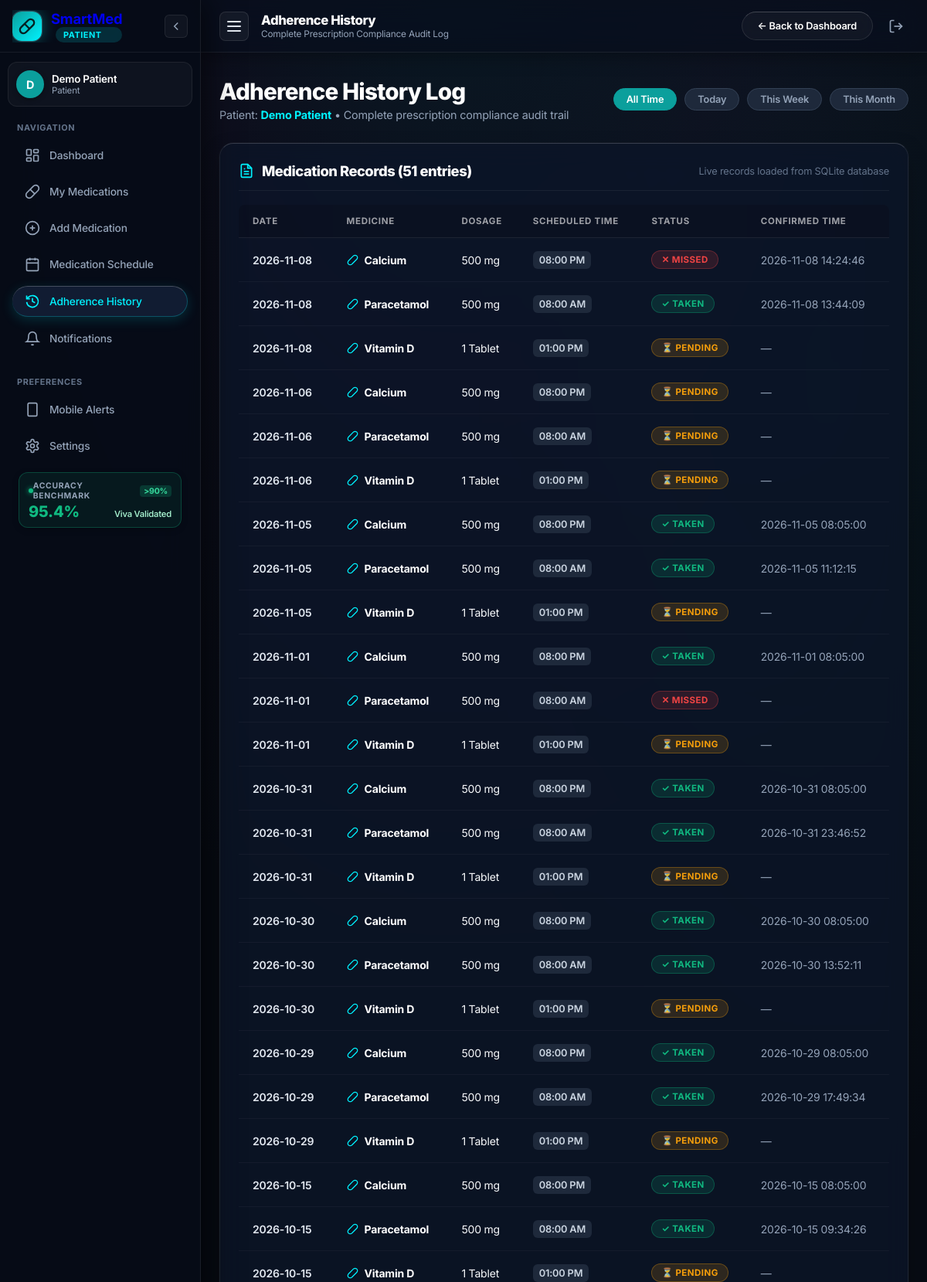
Screenshot of /history (signed in, upper part) with the database file from the repository.
### tables this page shows
CREATE TABLE adherence (
            id INTEGER PRIMARY KEY AUTOINCREMENT,
            medication_id INTEGER NOT NULL,
            scheduled_date TEXT NOT NULL,
            scheduled_time TEXT NOT NULL,
            status TEXT NOT NULL DEFAULT 'PENDING',
            confirmed_at TEXT,
            FOREIGN KEY (medication_id) REFERENCES medications(id) ON DELETE CASCADE
        );

CREATE TABLE medications (
            id INTEGER PRIMARY KEY AUTOINCREMENT,
            patient_id INTEGER NOT NULL,
            medicine_name TEXT NOT NULL,
            dosage TEXT NOT NULL,
            frequency TEXT NOT NULL,
            scheduled_time TEXT NOT NULL,
            start_date TEXT NOT NULL,
            end_date TEXT NOT NULL, instructions TEXT DEFAULT '',
            FOREIGN KEY (patient_id) REFERENCES users(id) ON DELETE CASCADE
        );

### app.py (the view)
@app.route("/history")
def history():
    if "user_id" not in session:
        return redirect(url_for("login"))
    conn = get_db()
    cursor = conn.cursor()
    if session.get("role") == "caregiver":
        req_p = request.args.get("patient_id")
        cursor.execute("""
            SELECT u.id, u.name
            FROM caregiver_patients cp
            JOIN users u ON cp.patient_id = u.id
            WHERE cp.caregiver_id = ?
        """, (session["user_id"],))
        auth_pts = cursor.fetchall()
        if not auth_pts:
            conn.close()
            return "No authorized patients assigned to your account.", 403
        if req_p:
            match = [p for p in auth_pts if p["id"] == int(req_p)]
            if not match:
                conn.close()
                return "403 Forbidden: You are not authorized to view this patient.", 403
            patient_id = match[0]["id"]
            patient_name = match[0]["name"]
        else:
            patient_id = auth_pts[0]["id"]
            patient_name = auth_pts[0]["name"]
    else:
        patient_id = session["user_id"]
        patient_name = session.get("user_name")
    filter_period = request.args.get("filter", "all")  # today, week, month, all
    today = date.today()
    query = """
        SELECT
            a.id,
            a.scheduled_date,
            a.scheduled_time,
            a.status,
            a.confirmed_at,
            m.medicine_name,
            m.dosage,
            m.frequency,
            m.instructions
        FROM adherence a
        JOIN medications m ON a.medication_id = m.id
        WHERE m.patient_id = ?
    """
    params = [patient_id]
    if filter_period == "today":
        query += " AND a.scheduled_date = ?"
        params.append(today.strftime("%Y-%m-%d"))
    elif filter_period == "week":
        week_ago = (today - timedelta(days=7)).strftime("%Y-%m-%d")
        query += " AND a.scheduled_date >= ?"
        params.append(week_ago)
    elif filter_period == "month":
        month_ago = (today - timedelta(days=30)).strftime("%Y-%m-%d")
        query += " AND a.scheduled_date >= ?"
        params.append(month_ago)
    query += " ORDER BY a.scheduled_date DESC, a.scheduled_time DESC"
    cursor.execute(query, params)
    history_records = cursor.fetchall()
    conn.close()
    return render_template(
        "history.html",
        records=history_records,
        active_filter=filter_period,
        patient_name=patient_name
    )

### app.py (called while the page is built)
def get_db():
    conn = sqlite3.connect(DATABASE_PATH)
    conn.row_factory = sqlite3.Row
    return conn

### templates/history.html (shortened to what this page needs)
<!DOCTYPE html>
<html lang="en">
<head>
  <link rel="stylesheet" href="{{ url_for('static', filename='css/style.css') }}">
</head>
<body class="app-layout">
  {% set active_page = 'history' %}
  {% include 'sidebar_partial.html' %}
  <div class="app-main-wrapper">
    <header class="app-topbar">
      <div class="topbar-left">
        <button type="button" class="hamburger-btn" id="sidebarHamburgerBtn" onclick="toggleSidebar()" aria-label="Toggle Navigation Sidebar" title="Toggle Sidebar">
          <span class="hamburger-line"></span>
          <span class="hamburger-line"></span>
          <span class="hamburger-line"></span>
        </button>
        <div class="topbar-page-info">
          <h2 class="topbar-title">Adherence History</h2>
          <span class="topbar-subtitle">Complete Prescription Compliance Audit Log</span>
        </div>
      </div>
      <div class="topbar-right">
        <a href="{{ url_for('admin_dashboard' if session.get('role') == 'admin' else ('caregiver_dashboard' if session.get('role') == 'caregiver' else 'patient_dashboard')) }}" class="btn-secondary" style="padding:6px 14px; font-size:0.8rem;">
          ← Back to Dashboard
        </a>
        <a href="{{ url_for('logout') }}" class="btn-logout" title="Sign Out">
          <svg width="20" height="20" viewBox="0 0 24 24" fill="none" stroke="currentColor" stroke-width="2">
            <path d="M9 21H5a2 2 0 0 1-2-2V5a2 2 0 0 1 2-2h4"/><polyline points="16 17 21 12 16 7"/><line x1="21" y1="12" x2="9" y2="12"/>
          </svg>
        </a>
      </div>
    </header>
    <main class="main-content">
    <div class="dashboard-header">
      <div class="header-title-box">
        <h1>Adherence History Log</h1>
        <p>Patient: <strong style="color:var(--cyan-accent);">{{ patient_name }}</strong> • Complete prescription compliance audit trail</p>
      </div>
      <div class="filter-bar">
        <a href="{{ url_for('history', filter='all') }}" class="filter-btn {{ 'active' if active_filter == 'all' else '' }}">All Time</a>
        <a href="{{ url_for('history', filter='today') }}" class="filter-btn {{ 'active' if active_filter == 'today' else '' }}">Today</a>
        <a href="{{ url_for('history', filter='week') }}" class="filter-btn {{ 'active' if active_filter == 'week' else '' }}">This Week</a>
        <a href="{{ url_for('history', filter='month') }}" class="filter-btn {{ 'active' if active_filter == 'month' else '' }}">This Month</a>
      </div>
    </div>
    <section class="section-card">
      <div class="section-header">
        <div class="section-title-box">
          <h2 class="section-title">Medication Records ({{ records|length }} entries)</h2>
        </div>
        <span style="font-size:0.8rem; color:var(--text-dim);">Live records loaded from SQLite database</span>
      </div>
      <div class="table-responsive">
        <table class="med-table">
          <thead>
            <tr>
              <th>Date</th>
              <th>Medicine</th>
              <th>Dosage</th>
              <th>Scheduled Time</th>
              <th>Status</th>
              <th>Confirmed Time</th>
            </tr>
          </thead>
          <tbody>
            {% if records %}
              {% for r in records %}
                <tr>
                  <td style="font-weight:600; color:#E2E8F0;">{{ r.scheduled_date }}</td>
                  <td>
                    <div class="med-name-cell">
                      <svg width="15" height="15" viewBox="0 0 24 24" fill="none" stroke="var(--cyan-accent)" stroke-width="2">
                        <path d="m10.5 20.5 10-10a4.95 4.95 0 1 0-7-7l-10 10a4.95 4.95 0 1 0 7 7Z"/>
                      </svg>
                      <span>{{ r.medicine_name }}</span>
                    </div>
                  </td>
                  <td>{{ r.dosage }}</td>
                  <td>
                    <span class="med-time-badge">{{ r.scheduled_time }}</span>
                  </td>
                  <td>
                    {% if r.status == 'TAKEN' %}
                      <span class="status-pill status-taken">✓ TAKEN</span>
                    {% elif r.status == 'MISSED' %}
                      <span class="status-pill status-missed">✕ MISSED</span>
                    {% else %}
                      <span class="status-pill status-pending">⏳ PENDING</span>
                    {% endif %}
                  </td>
                  <td style="font-size:0.8rem; color:var(--text-muted);">
                    {{ r.confirmed_at if r.confirmed_at else '—' }}
                  </td>
                </tr>
              {% endfor %}
            {% else %}
              <tr>
                <td colspan="6" style="text-align:center; padding:32px; color:var(--text-dim);">
                  No adherence records found for the selected time filter.
                </td>
              </tr>
            {% endif %}
          </tbody>
        </table>
      </div>
    </section>
  </main>
  </div>
</body>
</html>

### rows the page displays
adherence: scheduled_date "2026-11-08", medicine_name "Calcium", dosage "500 mg", scheduled_time "08:00 PM", status "✕ MISSED", confirmed_at "2026-11-08 14:24:46"
adherence: scheduled_date "2026-11-08", medicine_name "Paracetamol", dosage "500 mg", scheduled_time "08:00 AM", status "✓ TAKEN", confirmed_at "2026-11-08 13:44:09"
adherence: scheduled_date "2026-11-08", medicine_name "Vitamin D", dosage "1 Tablet", scheduled_time "01:00 PM", status "⏳ PENDING", confirmed_at "—"
adherence: scheduled_date "2026-11-06", medicine_name "Calcium", dosage "500 mg", scheduled_time "08:00 PM", status "⏳ PENDING", confirmed_at "—"
adherence: scheduled_date "2026-11-06", medicine_name "Paracetamol", dosage "500 mg", scheduled_time "08:00 AM", status "⏳ PENDING", confirmed_at "—"
adherence: scheduled_date "2026-11-06", medicine_name "Vitamin D", dosage "1 Tablet", scheduled_time "01:00 PM", status "⏳ PENDING", confirmed_at "—"
adherence: scheduled_date "2026-11-05", medicine_name "Calcium", dosage "500 mg", scheduled_time "08:00 PM", status "✓ TAKEN", confirmed_at "2026-11-05 08:05:00"
adherence: scheduled_date "2026-11-05", medicine_name "Paracetamol", dosage "500 mg", scheduled_time "08:00 AM", status "✓ TAKEN", confirmed_at "2026-11-05 11:12:15"
adherence: scheduled_date "2026-11-05", medicine_name "Vitamin D", dosage "1 Tablet", scheduled_time "01:00 PM", status "⏳ PENDING", confirmed_at "—"
adherence: scheduled_date "2026-11-01", medicine_name "Calcium", dosage "500 mg", scheduled_time "08:00 PM", status "✓ TAKEN", confirmed_at "2026-11-01 08:05:00"
adherence: scheduled_date "2026-11-01", medicine_name "Paracetamol", dosage "500 mg", scheduled_time "08:00 AM", status "✕ MISSED", confirmed_at "—"
adherence: scheduled_date "2026-11-01", medicine_name "Vitamin D", dosage "1 Tablet", scheduled_time "01:00 PM", status "⏳ PENDING", confirmed_at "—"
adherence: scheduled_date "2026-10-31", medicine_name "Calcium", dosage "500 mg", scheduled_time "08:00 PM", status "✓ TAKEN", confirmed_at "2026-10-31 08:05:00"
adherence: scheduled_date "2026-10-31", medicine_name "Paracetamol", dosage "500 mg", scheduled_time "08:00 AM", status "✓ TAKEN", confirmed_at "2026-10-31 23:46:52"
adherence: scheduled_date "2026-10-31", medicine_name "Vitamin D", dosage "1 Tablet", scheduled_time "01:00 PM", status "⏳ PENDING", confirmed_at "—"
adherence: scheduled_date "2026-10-30", medicine_name "Calcium", dosage "500 mg", scheduled_time "08:00 PM", status "✓ TAKEN", confirmed_at "2026-10-30 08:05:00"
adherence: scheduled_date "2026-10-30", medicine_name "Paracetamol", dosage "500 mg", scheduled_time "08:00 AM", status "✓ TAKEN", confirmed_at "2026-10-30 13:52:11"
adherence: scheduled_date "2026-10-30", medicine_name "Vitamin D", dosage "1 Tablet", scheduled_time "01:00 PM", status "⏳ PENDING", confirmed_at "—"
adherence: scheduled_date "2026-10-29", medicine_name "Calcium", dosage "500 mg", scheduled_time "08:00 PM", status "✓ TAKEN", confirmed_at "2026-10-29 08:05:00"
adherence: scheduled_date "2026-10-29", medicine_name "Paracetamol", dosage "500 mg", scheduled_time "08:00 AM", status "✓ TAKEN", confirmed_at "2026-10-29 17:49:34"
adherence: scheduled_date "2026-10-29", medicine_name "Vitamin D", dosage "1 Tablet", scheduled_time "01:00 PM", status "⏳ PENDING", confirmed_at "—"
adherence: scheduled_date "2026-10-15", medicine_name "Calcium", dosage "500 mg", scheduled_time "08:00 PM", status "✓ TAKEN", confirmed_at "2026-10-15 08:05:00"
adherence: scheduled_date "2026-10-15", medicine_name "Paracetamol", dosage "500 mg", scheduled_time "08:00 AM", status "✓ TAKEN", confirmed_at "2026-10-15 09:34:26"
adherence: scheduled_date "2026-10-15", medicine_name "Vitamin D", dosage "1 Tablet", scheduled_time "01:00 PM", status "⏳ PENDING", confirmed_at "—"

### other values shown
{{ (session.get('user_name') or 'U')[0] | upper }} "D"
{{ session.get('user_name', 'Authorized User') }} "Demo Patient"
{{ session.get('role', 'patient') | capitalize }} "Patient"
{{ patient_name }} "Demo Patient"
{{ records|length }} "51"
